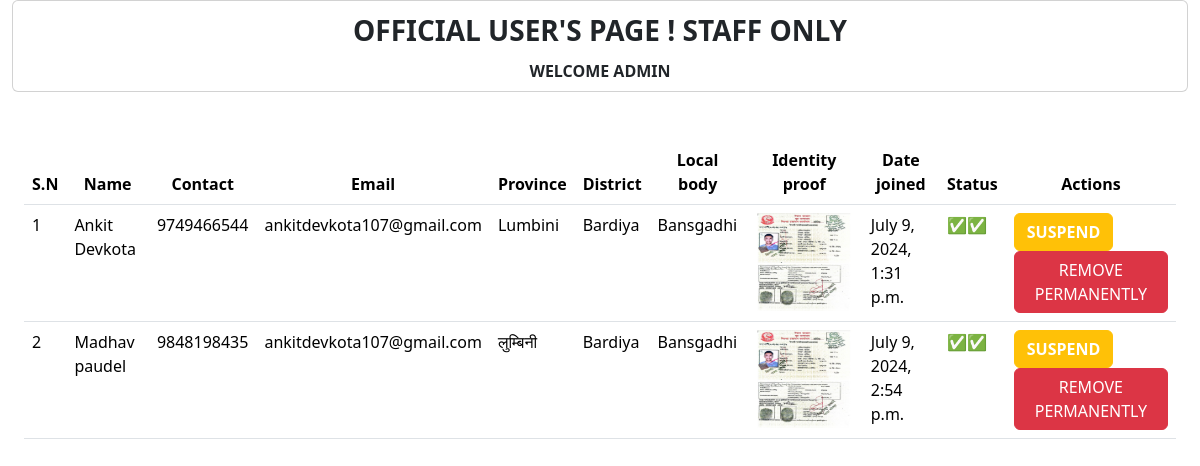
The page /accounts/approved/ (signed in) on the database its author committed.
### accounts/models.py (models this page shows, shortened)
class CustomUser(AbstractUser):
    username = None
    email = models.EmailField(max_length=100, null=True)
    Name = models.CharField(max_length=150)
    Contact_no = models.CharField(max_length=100, unique=True)
    Province = models.CharField(max_length=100)
    District = models.CharField(max_length=100)
    Local_government = models.CharField(max_length=100)
    identity_proof = models.ImageField(upload_to='proof_document/')
    date_joined = models.DateTimeField(auto_now_add=True)
    USERNAME_FIELD = 'Contact_no'
    REQUIRED_FIELDS = ()
    FARMER_USER = 'Farmer'
    OFFICIAL_USER = 'Official'
    STATUS_CHOICES = [
        (FARMER_USER, 'FARMER'),
        (OFFICIAL_USER, 'Official'),
    ]
    user_type = models.CharField(
        max_length=10,
        choices=STATUS_CHOICES,
        default=FARMER_USER,
    )
    objects = UserManager()

### accounts/views.py (the view, shortened to what this page needs)
# urls.py: path('approved/', views.approved_officials, name='approved'),
@login_required(login_url='login')
def approved_officials(request):
    if request.user.is_superuser:
        approved = CustomUser.objects.filter(user_type='Official')
        return render(request, 'accounts/approved_officials.html', {'approved_officials': approved})
    else:
        return redirect('you are not authorized to view this page')

### templates/Accounts/approved_officials.html (shortened to what this page needs)
{% extends 'base.html' %}
{% block body %}
    <body>
    <div class="container-fluid" id="content">
        <div class="card">
            <div class="card-title text-center fw-bolder mt-2 fs-3">OFFICIAL USER'S PAGE ! STAFF ONLY</div>
            <div class="card-title text-center fw-bolder">WELCOME ADMIN </div>
        </div>
        <div class="container-fluid mt-5">
            <table class="table table-hover">
                <thead>
                <tr>
                    <th class="text-center">S.N</th>
                    <th class="text-center">Name</th>
                    <th class="text-center">Contact</th>
                    <th class="text-center">Email</th>
                    <th class="text-center">Province</th>
                    <th class="text-center">District</th>
                    <th class="text-center">Local body</th>
                    <th class="text-center">Identity proof</th>
                    <th class="text-center">Date joined</th>
                    <th class="text-center">Status</th>
                    <th class="text-center">Actions</th>
                </tr>
                </thead>
                <tbody>
                {% for char in approved_officials %}
                    <tr>
                        <td>{{ forloop.counter }}</td>
                        <td>{{ char.Name }}</td>
                        <td>{{ char.Contact_no }}</td>
                        <td>{{ char.email }}</td>
                        <td>{{ char.Province }}</td>
                        <td>{{ char.District }}</td>
                        <td>{{ char.Local_government }}</td>
                        <td>
                            <a href="{{ char.identity_proof.url }}">
                                <img src="{{ char.identity_proof.url }}" style="height:100px;width:100px;">
                            </a>
                        </td>
                        <td>{{ char.date_joined }}</td>
                        <td>✅✅</td>
                        <td>
                            <button class="btn btn-warning fw-bolder suspend-btn" value="{{ char.id }}">
                                <a class="fs-12" style="color:white;text-decoration: none">SUSPEND</a>
                            </button>
                            <button class="btn btn-danger resticate-btn" value="{{ char.id }}">
                                <a style="color:white;text-decoration: none">REMOVE
                                    PERMANENTLY</a>
                            </button>
                        </td>
                    </tr>
                {% endfor %}
                </tbody>
            </table>
        </div>
    </div>
    </body>
{% endblock %}

### templates/base.html (shortened to what this page needs)
{% load static %}
<!DOCTYPE html>
<html lang="en">
<head>
    <link href="https://cdn.jsdelivr.net/npm/bootstrap@5.3.3/dist/css/bootstrap.min.css" rel="stylesheet"
/>
</head>
{% block body %}
{% endblock %}
</html>

### rows shown on the page
CustomUser: Name "Ankit Devkota", Contact_no "9749466544", email "ankitdevkota107@gmail.com", Province "Lumbini", District "Bardiya", Local_government "Bansgadhi", identity_proof (picture), date_joined "July 9, 2024, 1:31 p.m.", {{ char.id }} 38 (drawn)
CustomUser: Name "Madhav paudel", Contact_no "9848198435", email "ankitdevkota107@gmail.com", Province "लुम्बिनी", District "Bardiya", Local_government "Bansgadhi", identity_proof (picture), date_joined "July 9, 2024, 2:54 p.m.", {{ char.id }} 42 (drawn)
